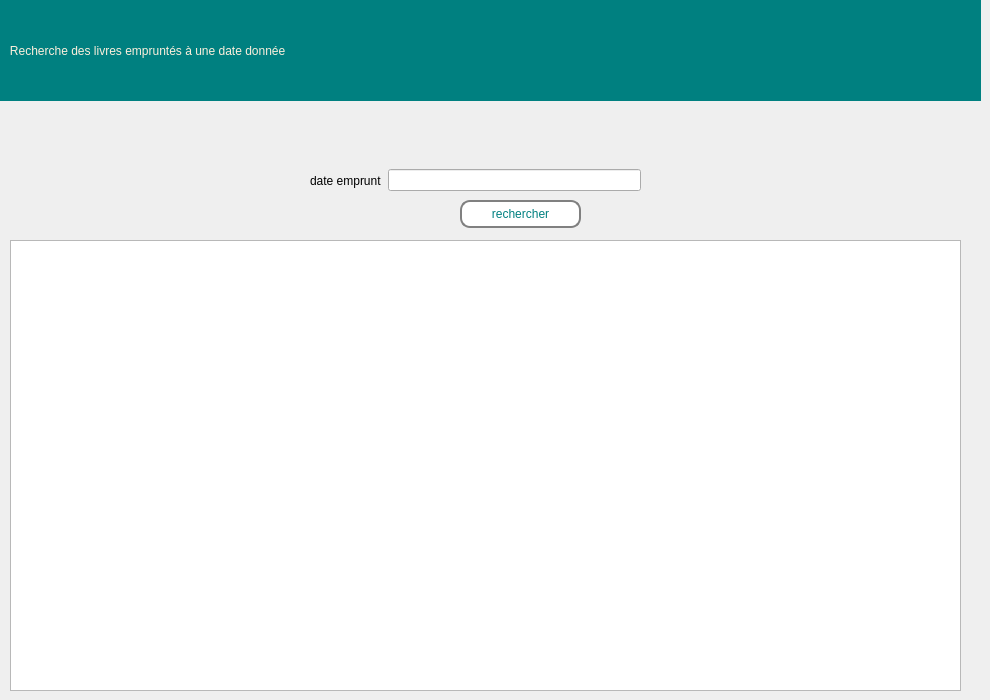
    <widget class="QWidget" name="page_afficher_emprunt_date">
     <widget class="QPushButton" name="pushButton_recherchedate_emprunt">
      <property name="geometry">
       <rect>
        <x>460</x>
        <y>200</y>
        <width>121</width>
        <height>28</height>
       </rect>
      </property>
      <property name="styleSheet">
       <string notr="true">border: 2px solid gray;
font: 63 9pt &quot;Segoe UI Variable Display Semib&quot;;
  border-radius: 10px;
  padding: 0 8px;
  
color: rgb(0, 128, 128);
background-color: rgb(255, 255, 255);</string>
      </property>
      <property name="text">
       <string>rechercher</string>
      </property>
     </widget>
     <widget class="QLabel" name="label_276">
      <property name="geometry">
       <rect>
        <x>0</x>
        <y>0</y>
        <width>981</width>
        <height>101</height>
       </rect>
      </property>
      <property name="toolTip">
       <string>&lt;html&gt;&lt;head/&gt;&lt;body&gt;&lt;p align=&quot;center&quot;&gt;&lt;br/&gt;&lt;/p&gt;&lt;/body&gt;&lt;/html&gt;</string>
      </property>
      <property name="styleSheet">
       <string notr="true">color: rgb(253, 239, 220);background-color: rgb(0, 128, 128);
font: 75 16pt &quot;Rockwell&quot;;
</string>
      </property>
      <property name="text">
       <string>   Recherche des livres empruntés à une date donnée</string>
      </property>
     </widget>
     <widget class="QWidget" name="horizontalLayoutWidget_13">
      <property name="geometry">
       <rect>
        <x>310</x>
        <y>160</y>
        <width>331</width>
        <height>41</height>
       </rect>
      </property>
      <layout class="QHBoxLayout" name="horizontalLayout_13">
       <item>
        <widget class="QLabel" name="label_108">
         <property name="styleSheet">
          <string notr="true">font: 63 9pt &quot;Segoe UI Variable Display Semib&quot;;</string>
         </property>
         <property name="text">
          <string>date emprunt</string>
         </property>
        </widget>
       </item>
       <item>
        <widget class="QLineEdit" name="date_emprunt_input_recherche"/>
       </item>
      </layout>
     </widget>
     <widget class="QTableWidget" name="tableWidget_emprunts_date">
      <property name="geometry">
       <rect>
        <x>10</x>
        <y>240</y>
        <width>951</width>
        <height>451</height>
       </rect>
      </property>
     </widget>
    </widget>
